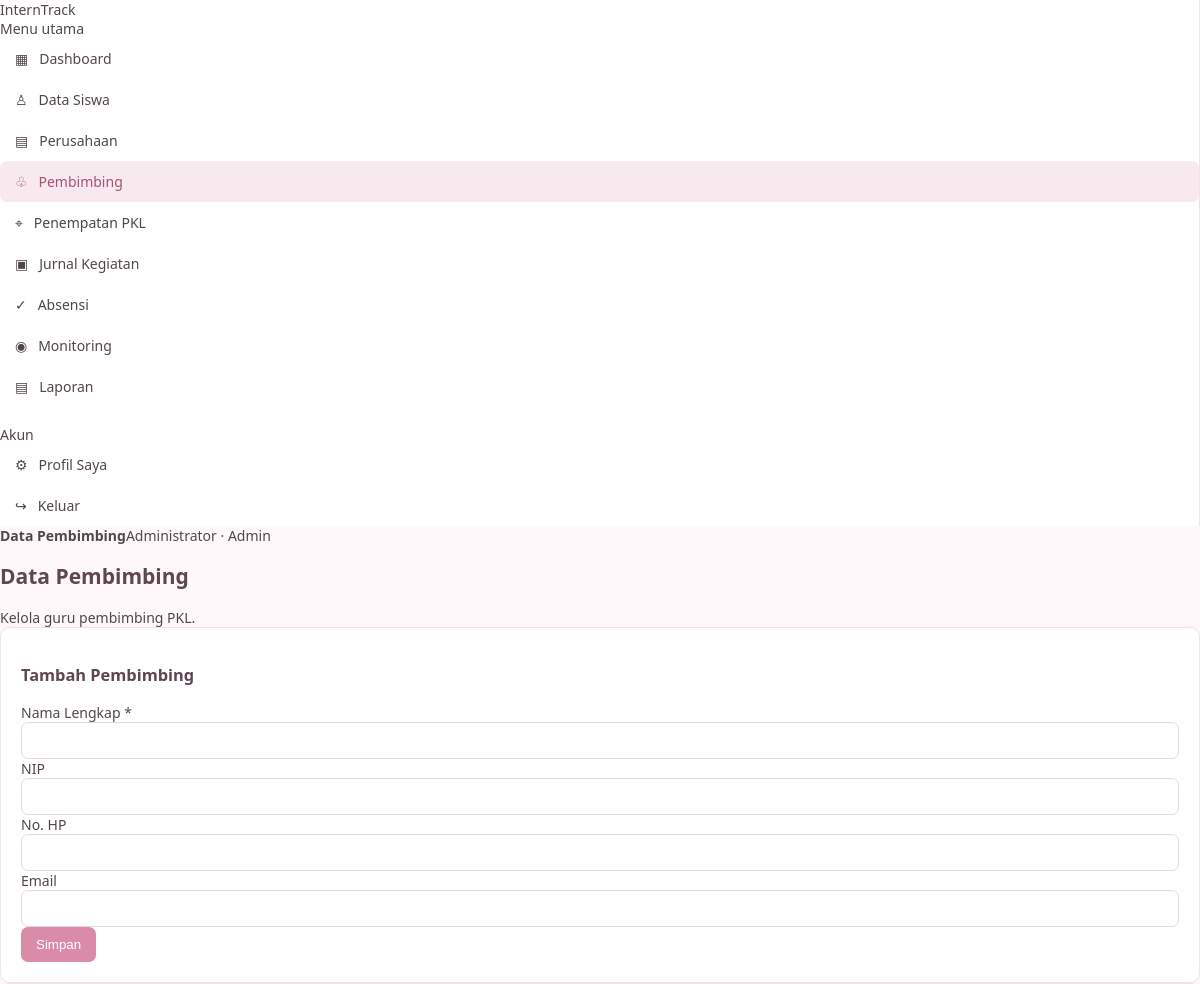
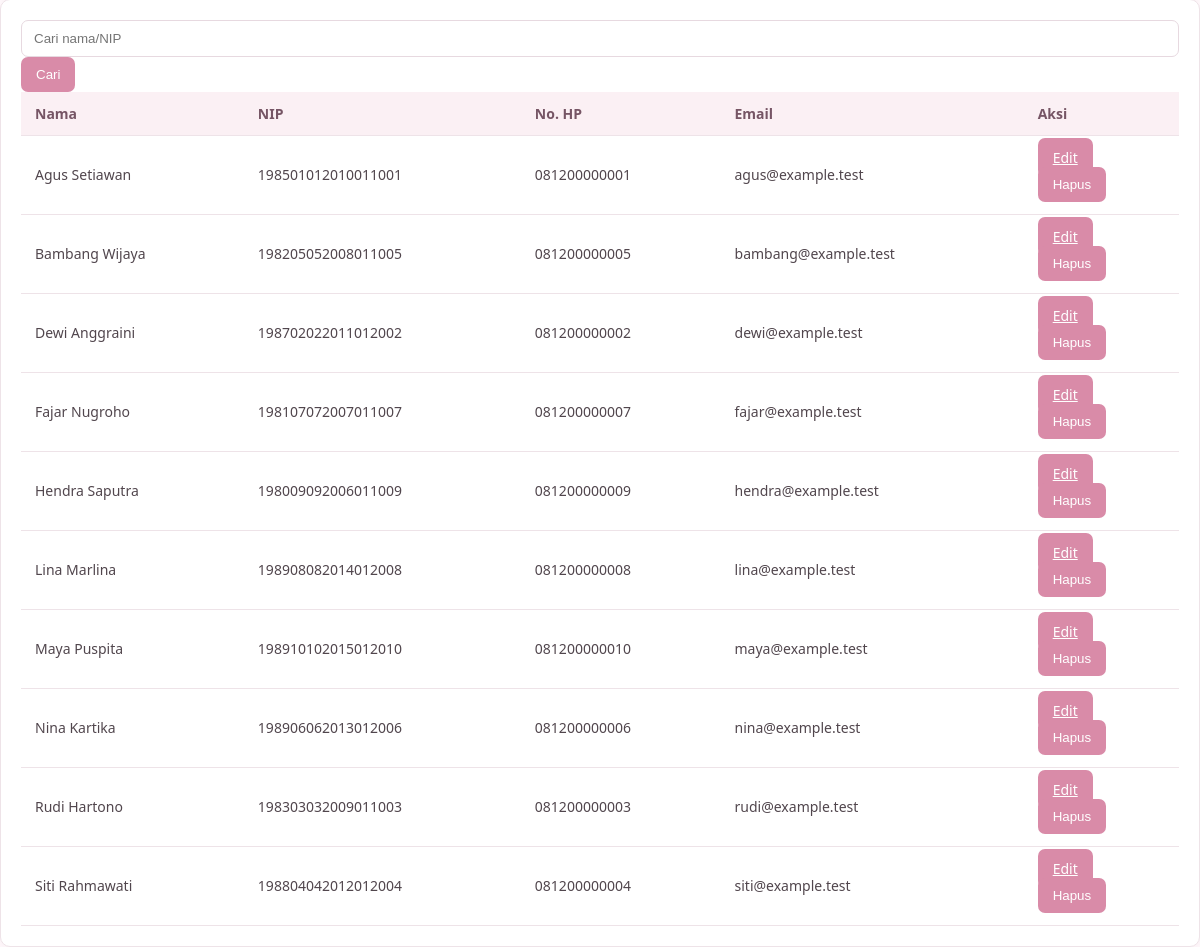
Screenshot of /admin/pembimbing.php (signed in) with the database file from the repository (2 pictures, top to bottom).
### tables this page shows
CREATE TABLE pembimbing (
 id INT AUTO_INCREMENT PRIMARY KEY,
 nama VARCHAR(120) NOT NULL,
 nip VARCHAR(50),
 no_hp VARCHAR(25),
 email VARCHAR(120),
 created_at TIMESTAMP DEFAULT CURRENT_TIMESTAMP
);

### config/app.php (called while the page is built, shortened)
<?php
function e($value): string {
    return htmlspecialchars((string)($value ?? ''), ENT_QUOTES, 'UTF-8');
}

### admin/pembimbing.php (the view, shortened to what this page needs)
<?php
require_once __DIR__.'/../config/app.php';require_once __DIR__.'/../config/koneksi.php';require_admin();$pageTitle='Data Pembimbing';$errors=[];
$edit=null;if(isset($_GET['edit'])){$q=$pdo->prepare("SELECT * FROM pembimbing WHERE id=?");$q->execute([(int)$_GET['edit']]);$edit=$q->fetch();}$search=trim($_GET['q']??'');$q=$pdo->prepare("SELECT * FROM pembimbing WHERE nama LIKE ? OR nip LIKE ? ORDER BY nama");$q->execute(["%$search%","%$search%"]);$rows=$q->fetchAll();include __DIR__.'/../partials/header.php';?>
<div class="page-head"><div><h1>Data Pembimbing</h1><div class="muted">Kelola guru pembimbing PKL.</div></div></div><?php foreach($errors as $x):?><div class="alert danger"><?=e($x)?></div><?php endforeach;?>
<div class="card"><h3><?=$edit?'Edit Pembimbing':'Tambah Pembimbing'?></h3><form method="post"><div class="form-grid"><?php foreach([['nama','Nama Lengkap'],['nip','NIP'],['no_hp','No. HP'],['email','Email']] as $f):?><div class="field"><label><?=e($f[1])?><?= $f[0]==='nama'?' *':''?></label><input name="<?=e($f[0])?>" value="<?=e($edit[$f[0]]??'')?>" <?=$f[0]==='nama'?'required':''?>></div><?php endforeach;?></div><div class="form-actions"><button class="btn">Simpan</button></div></form></div>
<div class="card"><form class="filters"><input name="q" value="<?=e($search)?>" placeholder="Cari nama/NIP"><button class="btn">Cari</button></form><div class="table-wrap"><table><thead><tr><th>Nama</th><th>NIP</th><th>No. HP</th><th>Email</th><th>Aksi</th></tr></thead><tbody><?php foreach($rows as $r):?><tr><td><?=e($r['nama'])?></td><td><?=e($r['nip'])?></td><td><?=e($r['no_hp'])?></td><td><?=e($r['email'])?></td><td><div class="actions"><a class="btn secondary small" href="?edit=<?=$r['id']?>">Edit</a><form method="post" data-confirm="Hapus pembimbing ini?"><input type="hidden" name="csrf_token" value="<?=e(csrf_token())?>"><input type="hidden" name="action" value="delete"><input type="hidden" name="id" value="<?=$r['id']?>"><button class="btn danger small">Hapus</button></form></div></td></tr><?php endforeach;?><?php if(!$rows):?><tr><td colspan="5" class="empty">Belum ada pembimbing.</td></tr><?php endif;?></tbody></table></div></div><?php include __DIR__.'/../partials/footer.php';?>

### assets/style.css (style rules this page uses)
:root { --pink: #d98ba8; --pink-soft: #f8e9ef; --pink-light: #fff8fb; --purple: #b7a5cc; --text: #51464d; --muted: #887b83; --border: #eee3e8; --white: #ffffff; }
body { margin: 0; font-family: "Segoe UI", Arial, sans-serif; background: var(--pink-light); color: var(--text); font-size: 14px; }
.card { background: var(--white); border: 1px solid var(--border); border-radius: 10px; padding: 20px; box-shadow: 0 2px 7px rgba(100, 60, 80, .04); transition: transform .2s ease; }
button, .btn { background: var(--pink); color: white; border: none; border-radius: 7px; padding: 10px 15px; cursor: pointer; transition: background .2s ease; }
input, select, textarea { width: 100%; padding: 10px 12px; border: 1px solid #e7d9e0; border-radius: 7px; background: white; color: var(--text); box-sizing: border-box; outline: none; }
table { width: 100%; border-collapse: collapse; background: white; }
th { background: #fbf0f4; color: #765565; font-weight: 600; text-align: left; }
th, td { padding: 12px 14px; border-bottom: 1px solid var(--border); }
h1, h2, h3 { color: #5e4652; font-weight: 600; }

### rows the page displays
pembimbing: nama "Agus Setiawan", nip "198501012010011001", no_hp "081200000001", email "agus@example.test"
pembimbing: nama "Bambang Wijaya", nip "198205052008011005", no_hp "081200000005", email "bambang@example.test"
pembimbing: nama "Dewi Anggraini", nip "198702022011012002", no_hp "081200000002", email "dewi@example.test"
pembimbing: nama "Fajar Nugroho", nip "198107072007011007", no_hp "081200000007", email "fajar@example.test"
pembimbing: nama "Hendra Saputra", nip "198009092006011009", no_hp "081200000009", email "hendra@example.test"
pembimbing: nama "Lina Marlina", nip "198908082014012008", no_hp "081200000008", email "lina@example.test"
pembimbing: nama "Maya Puspita", nip "198910102015012010", no_hp "081200000010", email "maya@example.test"
pembimbing: nama "Nina Kartika", nip "198906062013012006", no_hp "081200000006", email "nina@example.test"
pembimbing: nama "Rudi Hartono", nip "198303032009011003", no_hp "081200000003", email "rudi@example.test"
pembimbing: nama "Siti Rahmawati", nip "198804042012012004", no_hp "081200000004", email "siti@example.test"

### other values shown
$item[2] "▦"
$item[0] "Dashboard"
$item[2] "♙"
$item[0] "Data Siswa"
$item[2] "▤"
$item[0] "Perusahaan"
$item[2] "♧"
$item[0] "Pembimbing"
$item[2] "⌖"
$item[0] "Penempatan PKL"
$item[2] "▣"
$item[0] "Jurnal Kegiatan"
$item[2] "✓"
$item[0] "Absensi"
$item[2] "◉"
